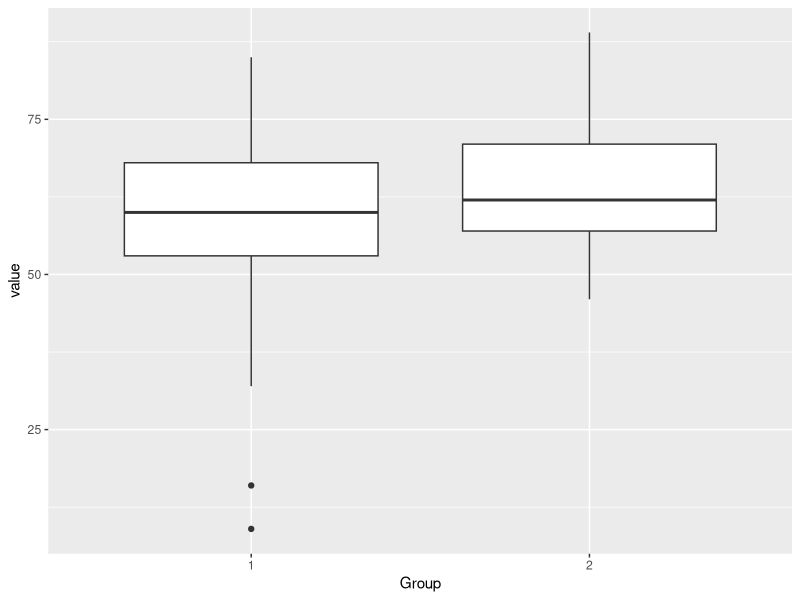
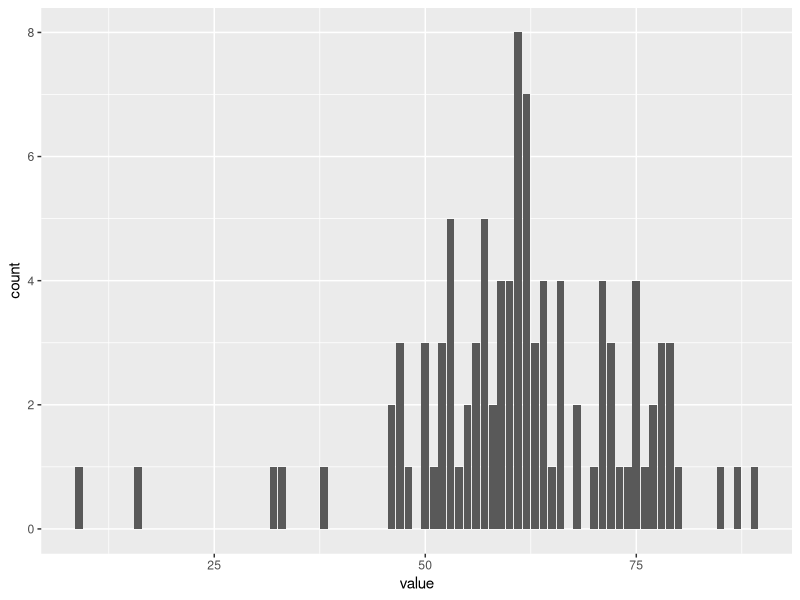

Write R code to recreate these figures, in order.
#This 
setwd("/cloud/project")

TextMessages <- read.csv("TextMessages.csv", header=TRUE)

table(TextMessages$Group)

install.packages("reshape")

library(reshape)

text <- melt(TextMessages, id=c("Participant","Group"), measured=c("Baseline","Six_months"))

text$Group <- as.factor(text$Group)
#install.packages("ggplot2")

library(ggplot2)

ggplot(text,aes(x=Group,y=value)) + geom_boxplot()
#NOTES: In Group 1, There are a couple of outliers. The data looks normally
#distributed. My 25th percentile is about 53 a.....

#Bar plot LBM  (9, 16 )
ggplot(text, aes(x=value)) + geom_bar()


### Stats ###
